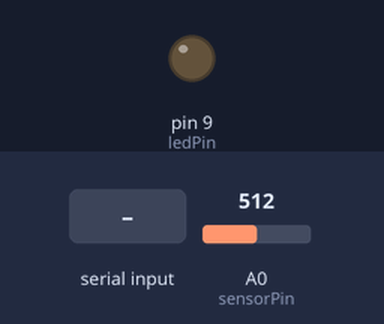
This sketch was run on a simulated Arduino Uno, built with avr-gcc and run on an emulated ATmega328P. Shown: output pins drawn as LEDs (lit = HIGH). The inputs (shaded band) are chosen by the test bench; at power-on: A0 (sensorPin) = 512. What the sketch prints to the serial monitor is not drawn.

Above: at 1.2 s.
1.3 s: byte 30 received over Serial
At 1.7 s:
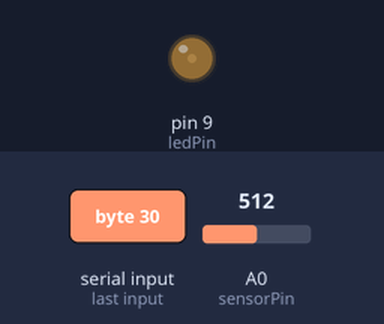
2.8 s: byte 90 received over Serial
At 4.0 s:
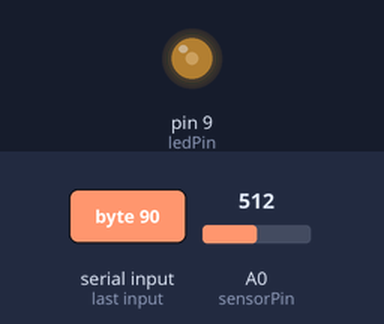
Timing chart, 0 to 5.8 s (numbered marks = the images above; inputs shaded):
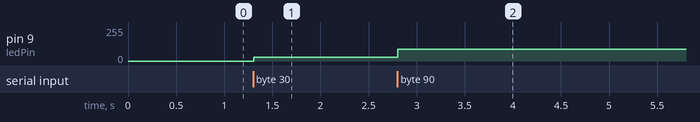

Measured:
- after the input at 1.3 s, pin 9 (ledPin): 0/255 → 30/255 at once
- after the input at 2.8 s, pin 9 (ledPin): 30/255 → 90/255 at once

The sketch:

arduino_processing_01.ino
```cpp
//////////////////////////////////////////////////
// Jiffer Harriman
// ATLAS Institute
// University of Colorado
//
// Processing to Arduino
//-----------------------------------
// Processing sends an integer to serial port when mouse button is down
// In Arduino, this sets the PWM rate for pin 9 (fade amount for an LED)
//
// Arduino to Processing
//-----------------------------------
// Arduino sends integer value of analog input A0 to serial port.
// Processing expects an integer from serial port which maps to the size of
// a circle being drawn where the mouse is in Processing window
//////////////////////////////////////////////////

int sensorPin = A0;
int ledPin = 9;

void setup()
{
  pinMode(ledPin, OUTPUT);
  pinMode(sensorPin, INPUT);

  Serial.begin(9600);
}

void loop(){
  // read input
  int a0_input = analogRead(sensorPin);
  // print data from sensor pin (A0) to the serial port for processing to read
  Serial.print(a0_input);

  // end of message, send "new line"
  Serial.println();

  // check for serial data
  if (Serial.available() > 0) {
    int serialIn = Serial.read();

    analogWrite(ledPin, serialIn);
  }
}
```
